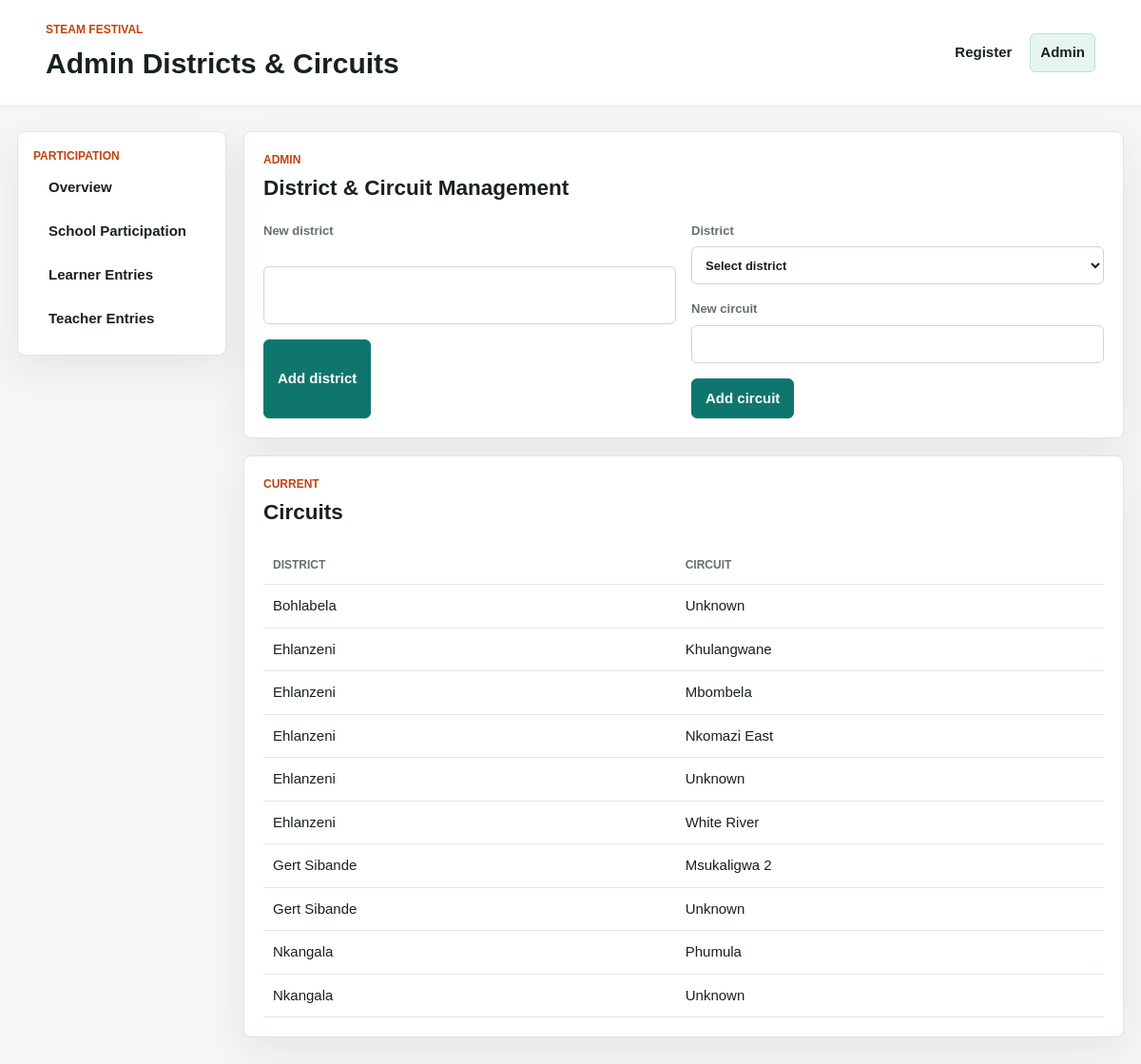
The app's page /admin_lookups.php with its own data.
### tables this page shows
CREATE TABLE IF NOT EXISTS circuits (
  id INT UNSIGNED AUTO_INCREMENT PRIMARY KEY,
  district_id INT UNSIGNED NOT NULL,
  name VARCHAR(120) NOT NULL,
  created_at TIMESTAMP DEFAULT CURRENT_TIMESTAMP,
  UNIQUE KEY unique_circuit_per_district (district_id, name),
  CONSTRAINT fk_circuit_district
    FOREIGN KEY (district_id) REFERENCES districts(id)
    ON DELETE CASCADE
);

CREATE TABLE IF NOT EXISTS districts (
  id INT UNSIGNED AUTO_INCREMENT PRIMARY KEY,
  name VARCHAR(120) NOT NULL UNIQUE,
  created_at TIMESTAMP DEFAULT CURRENT_TIMESTAMP
);

### config.php (called while the page is built, shortened)
<?php
function e(?string $value): string
{
    return htmlspecialchars((string) $value, ENT_QUOTES, 'UTF-8');
}

### admin_lookups.php (the view, shortened to what this page needs)
<?php
require_once __DIR__ . '/config.php';
$pageTitle = 'Admin Districts & Circuits';
$pdo = db();
$circuits = $pdo->query(
    'SELECT c.id, c.name, d.name AS district
     FROM circuits c
     JOIN districts d ON d.id = c.district_id
     ORDER BY d.name, c.name'
)->fetchAll();
require __DIR__ . '/includes/header.php';
?>
<section class="panel">
    <div class="panel-heading">
        <div>
            <p class="eyebrow">Admin</p>
            <h2>District & Circuit Management</h2>
        </div>
    </div>
    <div class="grid two">
        <form method="post" class="form">
            <label>
                New district
                <input name="district_name" required>
            </label>
            <button class="button" type="submit">Add district</button>
        </form>
        <form method="post" class="form">
            <label>
                District
                <select name="district_id" required>
                    <option value="">Select district</option>
                </select>
            </label>
            <label>
                New circuit
                <input name="circuit_name" required>
            </label>
            <button class="button" type="submit">Add circuit</button>
        </form>
    </div>
</section>
<section class="panel">
    <div class="panel-heading">
        <div>
            <p class="eyebrow">Current</p>
            <h2>Circuits</h2>
        </div>
    </div>
    <div class="table-wrap">
        <table>
            <thead>
                <tr>
                    <th>District</th>
                    <th>Circuit</th>
                </tr>
            </thead>
            <tbody>
                <?php foreach ($circuits as $circuit): ?>
                    <tr>
                        <td><?= e($circuit['district']) ?></td>
                        <td><?= e($circuit['name']) ?></td>
                    </tr>
                <?php endforeach; ?>
            </tbody>
        </table>
    </div>
</section>
<?php require __DIR__ . '/includes/footer.php'; ?>

### includes/header.php (shortened to what this page needs)
<?php
$currentPage = basename($_SERVER['SCRIPT_NAME']);
$isAdminPage = str_starts_with($currentPage, 'admin');
?>
<!doctype html>
<html lang="en">
<head>
    <link rel="stylesheet" href="assets/styles.css">
</head>
<body>
    <header class="topbar">
        <div>
            <p class="eyebrow">STEAM Festival</p>
            <h1><?= e($pageTitle ?? 'Dashboard') ?></h1>
        </div>
        <nav>
            <a class="<?= $currentPage === 'index.php' ? 'active' : '' ?>" href="index.php">Register</a>
            <a class="<?= $isAdminPage ? 'active' : '' ?>" href="admin.php">Admin</a>
        </nav>
    </header>
    <main class="shell <?= $isAdminPage ? 'admin-shell' : '' ?>">
        <?php if ($isAdminPage): ?>
            <aside class="admin-sidebar" aria-label="Admin navigation">
                <p class="eyebrow">Participation</p>
                <nav class="admin-side-nav">
                    <a class="<?= $currentPage === 'admin.php' ? 'active' : '' ?>" href="admin.php">Overview</a>
                    <a class="<?= $currentPage === 'admin_schools.php' ? 'active' : '' ?>" href="admin_schools.php">School Participation</a>
                    <a class="<?= $currentPage === 'admin_learners.php' ? 'active' : '' ?>" href="admin_learners.php">Learner Entries</a>
                    <a class="<?= $currentPage === 'admin_teachers.php' ? 'active' : '' ?>" href="admin_teachers.php">Teacher Entries</a>
                </nav>
            </aside>
            <div class="admin-content">
        <?php endif; ?>

### includes/footer.php
        <?php if (!empty($isAdminPage)): ?>
            </div>
        <?php endif; ?>
    </main>
</body>
</html>

### assets/styles.css (style rules this page uses)
:root { color-scheme: light; --bg: #f5f7f4; --panel: #ffffff; --ink: #18211f; --muted: #65706b; --line: #dfe6e1; --brand: #0f766e; --brand-dark: #115e59; --accent: #c2410c; --danger: #b42318; --shadow: 0 14px 40px rgba(24, 33, 31, 0.08); }
* { box-sizing: border-box; }
body { margin: 0; background: var(--bg); color: var(--ink); font-family: Arial, Helvetica, sans-serif; font-size: 15px; line-height: 1.5; }
a { color: var(--brand-dark); font-weight: 700; text-decoration: none; }
.topbar { align-items: center; background: #ffffff; border-bottom: 1px solid var(--line); display: flex; gap: 24px; justify-content: space-between; padding: 22px clamp(18px, 4vw, 48px); }
.topbar h1, .panel h2 { margin: 0; }
.eyebrow { color: var(--accent); font-size: 12px; font-weight: 800; letter-spacing: 0; margin: 0 0 4px; text-transform: uppercase; }
nav { display: flex; flex-wrap: wrap; gap: 8px; }
nav a { border: 1px solid transparent; border-radius: 6px; color: var(--ink); padding: 8px 10px; }
nav a.active, nav a:hover { background: #e7f5f2; border-color: #b9ded8; text-decoration: none; }
.shell { display: grid; gap: 18px; margin: 0 auto; max-width: 1180px; padding: 26px 18px 44px; }
.admin-shell { align-items: start; grid-template-columns: 220px minmax(0, 1fr); max-width: 1320px; }
.admin-sidebar { background: var(--panel); border: 1px solid var(--line); border-radius: 8px; box-shadow: var(--shadow); padding: 16px; position: sticky; top: 18px; }
.admin-side-nav { display: grid; gap: 4px; }
.admin-side-nav a { border: 1px solid transparent; border-left: 4px solid transparent; border-radius: 6px; color: var(--ink); font-weight: 800; line-height: 1.2; min-height: 42px; padding: 10px 12px; width: 100%; }
.admin-content { display: grid; gap: 18px; min-width: 0; }
.stats, .grid { display: grid; gap: 16px; }
.stats article, .panel { background: var(--panel); border: 1px solid var(--line); border-radius: 8px; box-shadow: var(--shadow); }
.panel { padding: 20px; }
.panel-heading { align-items: center; display: flex; gap: 18px; justify-content: space-between; margin-bottom: 18px; }
.two { grid-template-columns: repeat(2, minmax(0, 1fr)); }
.form, .learner-form { display: grid; gap: 16px; }
label { color: var(--muted); display: grid; font-size: 13px; font-weight: 800; gap: 7px; }
input, select, textarea { background: #ffffff; border: 1px solid #cbd7d0; border-radius: 6px; color: var(--ink); font: inherit; min-height: 40px; padding: 9px 10px; width: 100%; }
.button { align-items: center; background: var(--brand); border: 1px solid var(--brand); border-radius: 6px; color: #ffffff; cursor: pointer; display: inline-flex; font: inherit; font-weight: 800; justify-content: center; min-height: 40px; padding: 9px 14px; text-decoration: none; width: fit-content; }
.table-wrap { overflow-x: auto; }
table { border-collapse: collapse; min-width: 760px; width: 100%; }
th, td { border-bottom: 1px solid var(--line); padding: 11px 10px; text-align: left; vertical-align: middle; }
th { color: var(--muted); font-size: 12px; text-transform: uppercase; }

### records on screen
circuits: district.name "Bohlabela", name "Unknown"
circuits: district.name "Ehlanzeni", name "Khulangwane"
circuits: district.name "Ehlanzeni", name "Mbombela"
circuits: district.name "Ehlanzeni", name "Nkomazi East"
circuits: district.name "Ehlanzeni", name "Unknown"
circuits: district.name "Ehlanzeni", name "White River"
circuits: district.name "Gert Sibande", name "Msukaligwa 2"
circuits: district.name "Gert Sibande", name "Unknown"
circuits: district.name "Nkangala", name "Phumula"
circuits: district.name "Nkangala", name "Unknown"

### other values on screen
$pageTitle "Admin Districts & Circuits"
